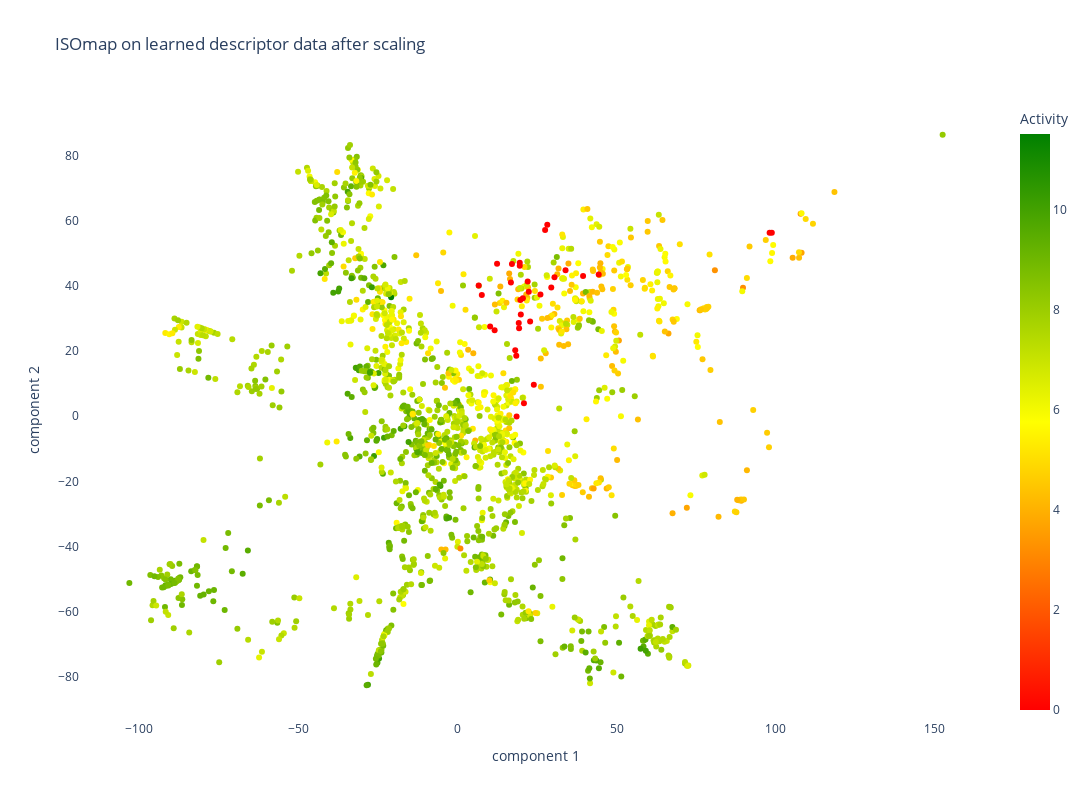

Write notebook code for a chart like this one.
### Code cell
fig_learned_2 = px.scatter(finalDf_learned, x="component 1", y="component 2",
                    color = "Activity",
                      color_continuous_scale=["red",  "yellow", "green"],
                    hover_data = None ,
                                        
                    title = 'ISOmap on learned descriptor data after scaling',
                                      width=1200,
                                      height=800,
                          render_mode='SVG',
                          #symbol='scaffold_grouped',   
                           symbol_sequence = symbols
                          )
fig_learned_2.update_layout(plot_bgcolor='White')
#fig_learned_2.show()
app_scatter = molplotly.add_molecules(fig=fig_learned_2,
                                      df=finalDf_learned,
                                      smiles_col='smiles',
                                      title_col='InChIKey',
                                      condition_col = 'scaffold_grouped')
                                                                          
app_scatter.run_server(mode='inline', port=9708, height=800)

### Figure 1 — Plotly figure (JSON) as saved in the notebook; plotly's stock layout.template omitted (floating-point values rounded to 4 significant figures; data arrays with more than 128 entries replaced by an {"elided": "..."} marker saying what was removed)
{"data": [{"hovertemplate": "component 1=%{x}<br>component 2=%{y}<br>Activity=%{marker.color}<extra></extra>", "legendgroup": "", "marker": {"color": {"elided": "1693 float values"}, "coloraxis": "coloraxis", "symbol": "circle"}, "mode": "markers", "name": "", "orientation": "v", "showlegend": false, "type": "scatter", "x": {"elided": "1693 float values"}, "xaxis": "x", "y": {"elided": "1693 float values"}, "yaxis": "y"}], "layout": {"coloraxis": {"colorbar": {"title": {"text": "Activity"}}, "colorscale": [[0, "red"], [0.5, "yellow"], [1, "green"]]}, "height": 800, "legend": {"tracegroupgap": 0}, "plot_bgcolor": "White", "title": {"text": "ISOmap on learned descriptor data after scaling"}, "width": 1200, "xaxis": {"anchor": "y", "domain": [0, 1], "title": {"text": "component 1"}}, "yaxis": {"anchor": "x", "domain": [0, 1], "title": {"text": "component 2"}}}}
